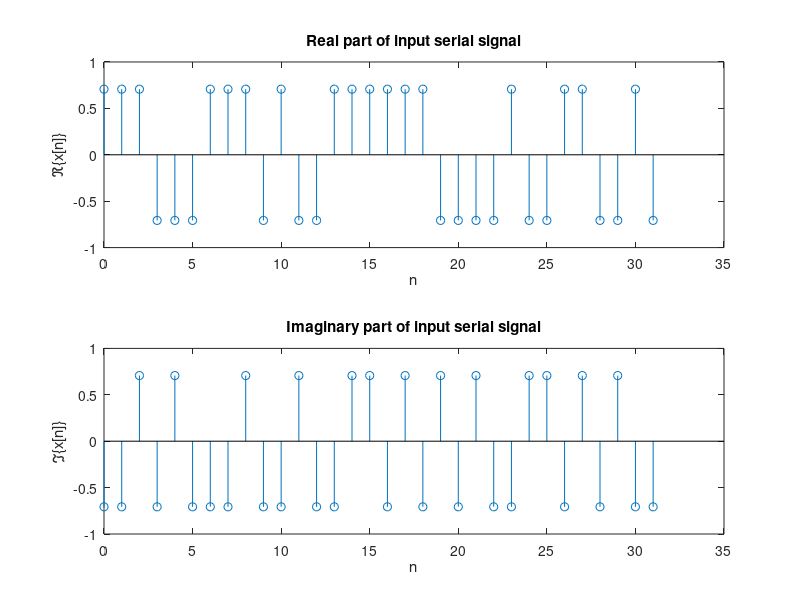
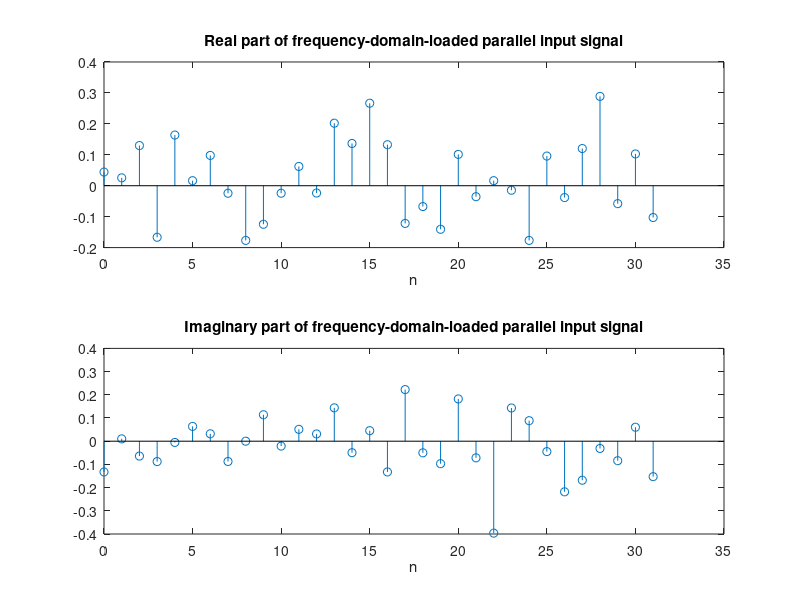
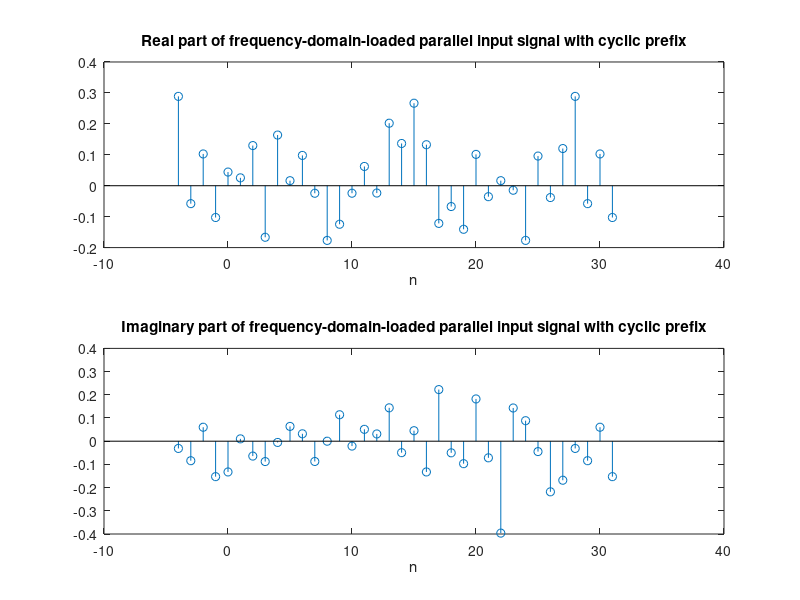
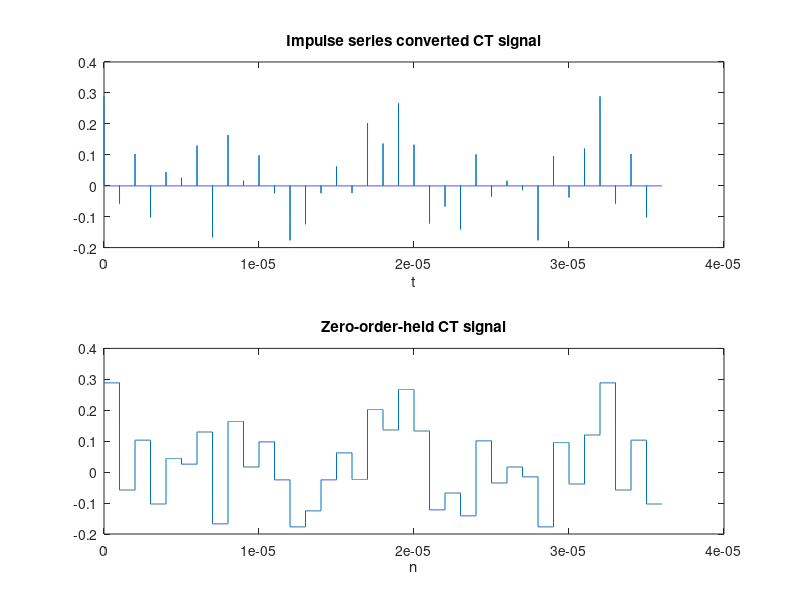

Recreate these plots in MATLAB, in order. (Note: this script raises an error after producing the figures.)
%% constants definition
% length of signal
N = 32;
% length of cp added
lcp = 4;
% sampling interval
T = 1e-6;
% carrier signal frequency
wc = 100e6;
% time-step
dt = 1e-9;
% impulse series
delta = [1, zeros(1, 999)];
% for square series
c = ones(1, 999);

%% Block 1
% set real and imaginary part of signal
xr = sqrt(2) * round(rand(1, N)) - sqrt(2) / 2;
xi = sqrt(2) * round(rand(1, N)) - sqrt(2) / 2;

% plot the real and imaginary part of the signal separately
figure(1)
subplot(211)
stem(0:N - 1, xr)
xlabel('n');
ylabel('\Re\{x[n]\}')
title('Real part of input serial signal')

subplot(212);
stem(0:N - 1, xi)
xlabel('n')
ylabel('\Im\{x[n]\}')
title('Imaginary part of input serial signal')

% load X in frequency domain and construct time domain signal x by X
X = xr + 1i * xi;
x = ifft(X);

figure(2)
subplot(211)
stem(0:N - 1, real(x))
xlabel('n')
title('Real part of frequency-domain-loaded parallel input signal')

subplot(212);
stem(0:N - 1, imag(x))
xlabel('n')
title('Imaginary part of frequency-domain-loaded parallel input signal')

% add cyclic prefix
x_cp = [x(N - lcp + 1:N), x];

figure(3);
subplot(211);
stem(-lcp:N - 1, real(x_cp))
xlabel('n')
title('Real part of frequency-domain-loaded parallel input signal with cyclic prefix')

subplot(212);
stem(-lcp:N - 1, imag(x_cp))
xlabel('n')
title('Imaginary part of frequency-domain-loaded parallel input signal with cyclic prefix')

% DAC, create impulse and square series
x_cp_ct = upsample(x_cp, 1000);
x_sq = reshape(repmat(x_cp, 1000, 1), 1, []);

figure(4)
subplot(211)
plot((1:length(x_cp_ct)) * dt, real(x_cp_ct))
xlabel('t')
title('Impulse series converted CT signal')

subplot(212)
plot((1:length(x_sq)) * dt, real(x_sq))
xlabel('n')
title('Zero-order-held CT signal')

% amplitude modulation
t = (1:length(x_sq)) * dt;
sin1 = sin(2 * pi * wc * t); cos1 = cos(2 * pi * wc * t);
x_am = cos1 .* real(x_sq) + sin1 .* imag(x_sq);
% spectrum
xtw = fft(x_am) / length(x_am);
X_am = abs(fftshift(xtw));
n = wc * (0:2:length(X_am) / 2) / (length(X_am) / 2.5);

figure(5)
subplot(211)
plot((1:length(x_am)) * dt, x_am)
xlabel('t')
title('CT AM signal')

subplot(212)
stem(n, X_am(1:2:length(X_am) / 2 + 1))
axis([0.97 * 10^8 1.03 * 10^8 0 0.025])
xlabel('f')
title('Frequency spectrum of CT AM signal')

%% Transmition part
A = 1;
B = [0.5 zeros(1, 1.5 * 1000 - 1) 0.4 zeros(1, 1000 - 1) 0.35 zeros(1, 0.5 * 1000 - 1) 0.3];
h = [0.5, zeros(1, 1499), 0.4, zeros(1, 999), 0.35, zeros(1, 499), 0.3, zeros(1, 1000)];
yh = filter(B, A, x_am);

figure(6)
subplot(211)
plot((0:length(yh) - 1) * dt, yh)
xlabel('t')
ylabel('y_h(t)')
title('Transmitted CT signal')

subplot(212)
plot((0:length(h) - 1) * dt, h)
xlabel('t')
ylabel('h(t)')
title('h(t)')

%% Receive and demodulate
t2 = (1:length(yh)) * dt;
ytr = 2 * cos(2 * pi * wc * t2) .* yh;
yti = 2 * sin(2 * pi * wc * t2) .* yh;

% define ideal LPF and pass signal through which
ft1 = fft(ytr);
ft2 = fft(yti);
ft1 = [ft1(1:2000), zeros(1, length(ft1) - 4000), ft1(length(ft1) - 2000 + 1:length(ft1))];
ft2 = [ft2(1:2000), zeros(1, length(ft2) - 4000), ft2(length(ft2) - 2000 + 1:length(ft2))];

ytrc = ifft(ft1);
ytic = ifft(ft2);

figure(7)
subplot(211)
plot((1:length(ytrc)) * dt, ytrc)
xlabel('n')
ylabel('\Re\{y(t)\}')
title('Real part of received signal')

subplot(212)
plot((1:length(ytic)) * dt, ytic)
xlabel('n')
ylabel('\Im\{y(t)\}')
title('Imaginary part of received signal')

% take each segment's average to build Y
Nx = N + lcp;
Yr = zeros(1, Nx);
Yi = zeros(1, Nx);

for i = 1:Nx
    re = 0; im = 0;

    for j = (i - 1) * 1000 + 1:i * 1000
        re = re + ytrc(j);
        im = im + ytic(j);
    end

    Yr(i) = re / 1000;
    Yi(i) = im / 1000;
end

Y = Yr + 1i * Yi;

figure(8)
subplot(211)
stem(1:Nx, Yr)
xlabel('n')
ylabel('\Re\{Y[n]\}')
title('Real part of Y')

subplot(212)
stem(1:Nx, Yi)
xlabel('n')
ylabel('\Im\{Y[n]\}')
title('Imaginary part of Y')

% obtain the fft after removing cyclic prefix
Y_rc = Y(lcp + 1:Nx);
Y_recover_N = fft(Y_rc);

figure(9)
subplot(211)
stem(real(Y_recover_N))
xlabel('n')
legend('recovered real part of Y')

subplot(212);
stem(imag(Y_recover_N))
xlabel('n');
legend('recovered imaginary part pf Y')

% Y / H = X
X_recover_N = Y_recover_N ./ H;

figure(10)
subplot(211)
stem(real(X_recover_N), '*')
hold on
stem(xr)
xlabel('n')
legend('\Re\{x_{recover}[n]\}', '\Re\{x[n]\}')
hold off

subplot(212)
stem(imag(X_recover_N), '*')
hold on
stem(xi)
xlabel('n')
legend('\Im\{x_{recover}[n]\}', '\Im\{x[n]\}')
